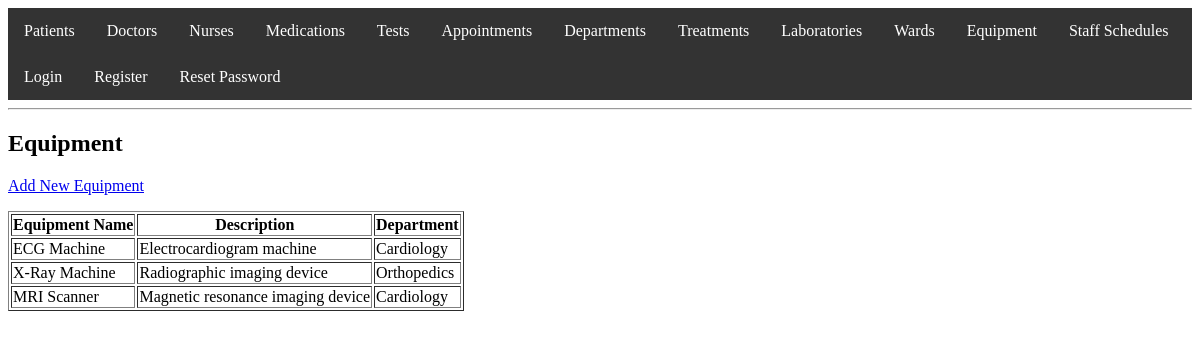
The page /equipment/view_equipment.php on the database its author committed.
### tables this page shows
CREATE TABLE Equipment (
                           equipment_id INT PRIMARY KEY AUTO_INCREMENT,
                           name VARCHAR(50),
                           description TEXT,
                           department_id INT,
                           FOREIGN KEY (department_id) REFERENCES Departments(department_id)
);

CREATE TABLE Departments (
                             department_id INT PRIMARY KEY AUTO_INCREMENT,
                             name VARCHAR(50),
                             description TEXT
);

### equipment/view_equipment.php (the view, shortened to what this page needs)
<?php
include '../auth.php';
include '../header.php';
$sql = "
    SELECT e.*, d.name AS department_name
    FROM Equipment e
    LEFT JOIN Departments d ON e.department_id = d.department_id
";
$result = $conn->query($sql);
?>
<h2>Equipment</h2>
<p><a href="add_equipment_form.php">Add New Equipment</a></p>
<table border="1">
    <tr>
        <th>Equipment Name</th>
        <th>Description</th>
        <th>Department</th>
    </tr>
    <?php while ($equipment = $result->fetch_assoc()): ?>
        <tr>
            <td><?php echo htmlspecialchars($equipment['name']); ?></td>
            <td><?php echo htmlspecialchars($equipment['description']); ?></td>
            <td><?php echo htmlspecialchars($equipment['department_name']); ?></td>
        </tr>
    <?php endwhile; ?>
</table>
<?php
include '../footer.php';
?>

### rows shown on the page
equipment: name "ECG Machine", description "Electrocardiogram machine", department.name "Cardiology"
equipment: name "X-Ray Machine", description "Radiographic imaging device", department.name "Orthopedics"
equipment: name "MRI Scanner", description "Magnetic resonance imaging device", department.name "Cardiology"
